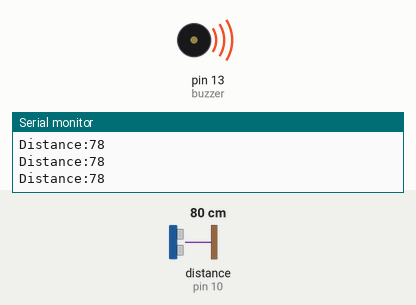
Bench run of a sketch on a simulated Arduino Uno, built with avr-gcc and run on an emulated ATmega328P. Parts: buzzer (waves = sounding, pin HIGH), the last lines printed to the serial monitor. Wiring (inferred from the names in the program): ultrasonic range finder: trigger pin 9; echo pin 10. Inputs (shaded band) come from the test bench; at power-on: distance to the obstacle (sensor on pin 10) 80 cm. The echo pulse lasts 58.3 µs per cm; pins used as bus, display or sensor lines are not drawn.

Above: at 1.2 s.
1.3 s: distance to the obstacle (sensor on pin 10) set to 148 cm
4.3 s: distance to the obstacle (sensor on pin 10) set to 156 cm
At 5.5 s:
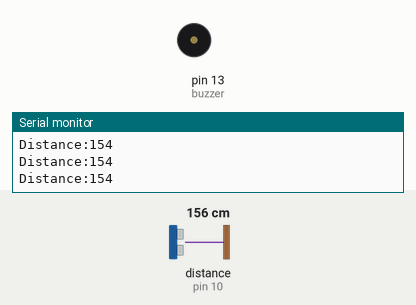
5.8 s: distance to the obstacle (sensor on pin 10) set to 2 cm
At 6.5 s:
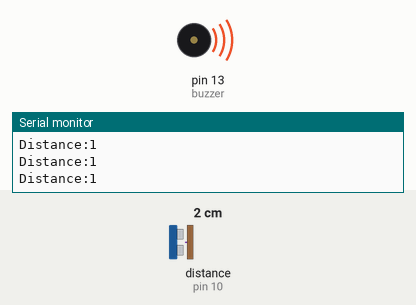
7.3 s: distance to the obstacle (sensor on pin 10) set to 250 cm
At 8.1 s:
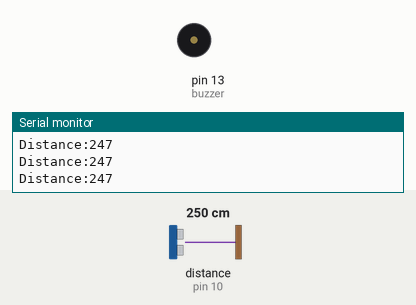
Timing chart, 0 to 9.8 s (numbered marks = the images above; inputs shaded):
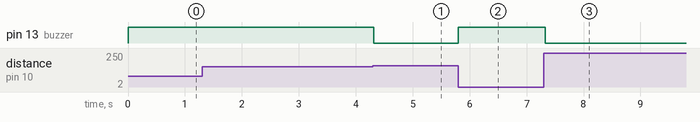

Measured:
- the behaviour switches between 152 and 153 cm on distance to the obstacle (sensor on pin 10) (found by bisection; images 0 and 1)
- after the input at 4.3 s, pin 13 (buzzer): HIGH → LOW at once
- after the input at 5.8 s, pin 13 (buzzer): LOW → HIGH at once
- after the input at 7.3 s, pin 13 (buzzer): HIGH → LOW at once

The sketch:

arduino_15july.ino
```cpp
//Defines pin numbers
const int trigPin=9;
const int echoPin=10;
const int buzzer=13;

//Defines variables
long duration;
int distance;
int safetyDistance;

void setup()
{
  pinMode(trigPin, OUTPUT); //Sets the trigPin as an Output
  pinMode(echoPin, INPUT); //Sets the echoPIn as an Input
  pinMode(buzzer, OUTPUT);
  Serial.begin(9600); //Starts the serial communication
}

void loop()
{
  digitalWrite(trigPin, LOW); //Clears the trigPin
  delayMicroseconds(2);

  digitalWrite(trigPin, HIGH); //Sets the trigPin on HIGH state for 10 microseconds
  delayMicroseconds(10);
  digitalWrite(trigPin, LOW);

  duration=pulseIn(echoPin, HIGH); //Reads the echoPin, returns the soundwave travel time microseconds

  distance=duration*0.034/2; //Calculating the distance

  safetyDistance=distance;
  if(safetyDistance<=150)
  {
    digitalWrite(buzzer, HIGH);
  }
  else{
    digitalWrite(buzzer, LOW);
  }
  Serial.print("Distance:"); //Prints the distance on the serial monitor
  Serial.println(distance);
}
```
